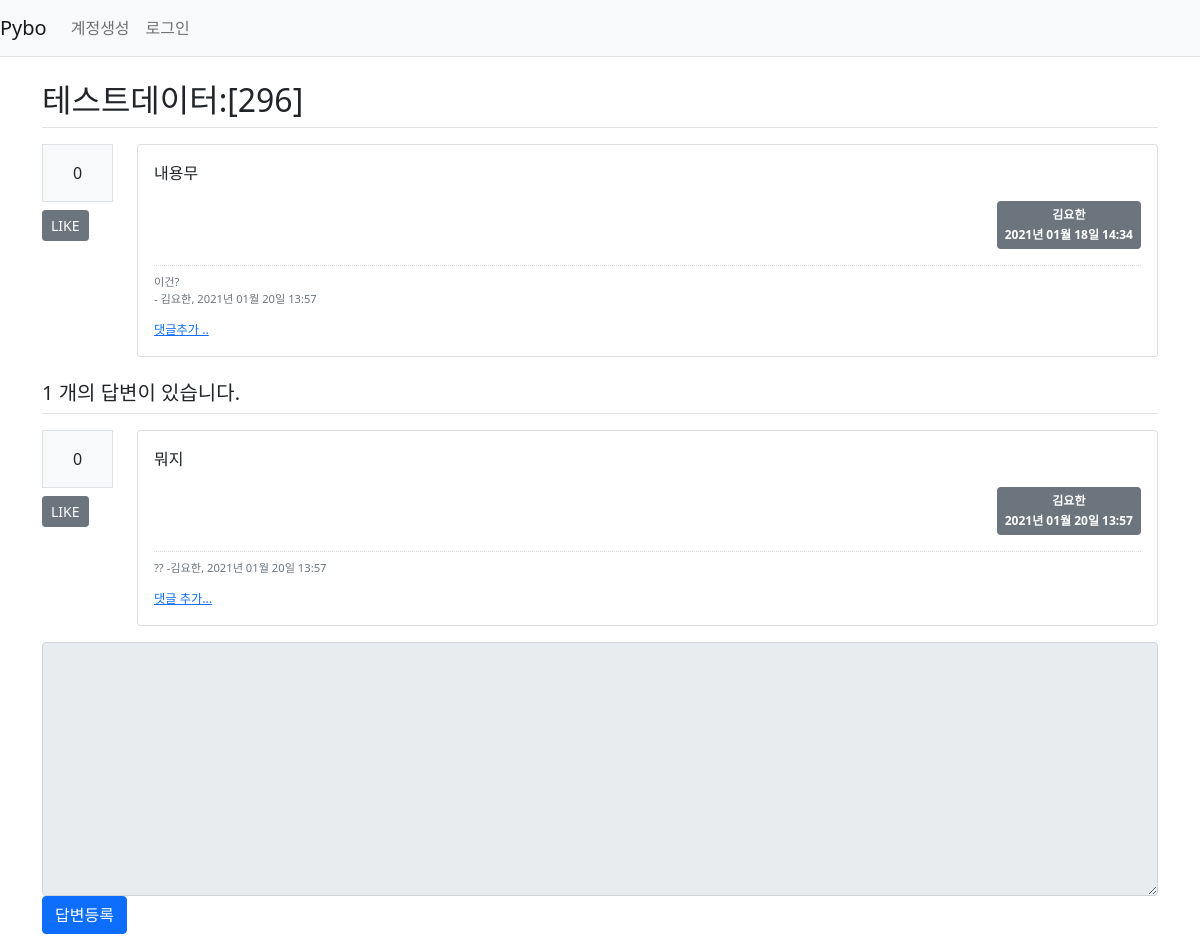
/question/detail/300/, run on the app's committed database.
### pybo/models.py (models this page shows)
class Question(db.Model):
    id = db.Column(db.Integer, primary_key=True)
    subject = db.Column(db.String(200), nullable=False)
    content = db.Column(db.Text(), nullable=False) # 글자수 제한없음 Text
    create_date = db.Column(db.DateTime(), nullable=False)
    user_id = db.Column(db.Integer, db.ForeignKey(
        'user.id', ondelete='CASCADE'), nullable=False) # server_default='1')
    user = db.relationship('User', backref=db.backref('question_set'))
    modify_date = db.Column(db.DateTime(), nullable=True)
    voter = db.relationship('User', secondary=question_voter, backref=db.backref('question_voter_set'))

class User(db.Model):
    id = db.Column(db.Integer, primary_key=True)
    username = db.Column(db.String(150), unique=True, nullable=False)
    password = db.Column(db.String(200), nullable=False)
    email = db.Column(db.String(120), unique=True, nullable=False)

class Comment(db.Model):
    id = db.Column(db.Integer, primary_key=True)
    user_id = db.Column(db.Integer, db.ForeignKey(
        'user.id', ondelete='CASCADE'), nullable=False)
    user = db.relationship('User', backref=db.backref('comment_set'))
    content = db.Column(db.Text(), nullable=False)
    create_date = db.Column(db.DateTime(), nullable=False)
    modify_date = db.Column(db.DateTime())
    question_id = db.Column(db.Integer, db.ForeignKey(
        'question.id', ondelete='CASCADE'), nullable=True)
    question = db.relationship('Question', backref=db.backref('comment_set'))
    answer_id = db.Column(db.Integer, db.ForeignKey(
        'answer.id', ondelete='CASCADE'), nullable=True)
    answer = db.relationship('Answer', backref=db.backref('comment_set'))

class Answer(db.Model):
    id = db.Column(db.Integer, primary_key=True )
    question_id = db.Column(db.Integer, db.ForeignKey('question.id', ondelete='CASCADE'))
    question = db.relationship('Question', backref=db.backref('answer_set', ))
    content = db.Column(db.Text(), nullable=False)
    create_date = db.Column(db.DateTime(), nullable=False)
    user_id = db.Column(db.Integer, db.ForeignKey(
        'user.id', ondelete='CASCADE'), nullable=False)
    user = db.relationship('User', backref=db.backref('answer_set'))
    modify_date = db.Column(db.DateTime(), nullable=True)
    voter = db.relationship('User', secondary=answer_voter, backref=db.backref('answer_voter_set'))

### pybo/views/question_views.py (the view)
@bp.route('/detail/<int:question_id>/')
def detail(question_id):
    form = AnswerForm()
    question = Question.query.get_or_404(question_id)
    return render_template('questions/question_detail.html', question=question, form=form)

### pybo/forms.py
class AnswerForm(FlaskForm):
    content = TextAreaField('내용', validators=[DataRequired(' 내용은 필수 입력 항목입니다. ')])

### pybo/filter.py (called while the page is built)
def format_datetime(value, fmt='%Y년 %m월 %d일 %H:%M'):
    return value.strftime(fmt)

### pybo/views/auth_views.py (called while the page is built)
@bp.before_app_request
def load_logged_in_user():
    user_id = session.get('user_id')
    if user_id is None:
        g.user = None
    else:
        g.user = User.query.get(user_id)

### pybo/templates/questions/question_detail.html (shortened to what this page needs)
{% extends 'base.html' %}
{% block content %}
<div class="container my-3">
    <h2 class="border-bottom py-2">{{ question.subject }}</h2>
    <div class="row my-3">
        <div class="col-1">
            <div class="bg-light text-center p-3 border font-weight-bolder mb-1">
                {{ question.voter|length }} </div>
            <a href="#" data-uri="{{ url_for('vote.question', question_id=question.id) }}"
                class="recommend btn btn-sm btn-secondary btn-block my-1"> LIKE </a>
        </div>
        <div class="col-11">
            <div class="card">
                <div class="card-body">
                    <div class="card-text">{{ question.content|markdown }}</div>
                        <div class="d-flex justify-content-end">
                            <span class="badge bg-secondary p-2 text-left">
                                <div class="mb-2">{{ question.user.username }}</div>
                                <div>{{ question.create_date|datetime }}</div>
                            </span>
                        </div>
                        {% if question.comment_set|length > 0 %}
                        <div class="mt-3">
                            {% for comment in question.comment_set %}
                                <div class="comment py-2 text-muted">
                                    <span style="white-space: pre-line;">{{ comment.content }}</span>
                                    <span>
                                        - {{ comment.user.username }}, {{ comment.create_date|datetime }}
                                    </span>
                                </div>
                                {% endfor %}
                                </div>
                                {% endif %}
                                <div>
                                    <a href="{{ url_for('comment.create_question',
                                    question_id=question.id) }}" class="small"><small>댓글추가 ..</small></a>
                                </div>
                    </div>
                </div>
            </div>
        </div>
        <h5 class="border-bottom my-3 py-2">{{ question.answer_set|length }} 개의 답변이 있습니다.</h5>
        {% for answer in question.answer_set %}
        <div class="row my-3">
            <div class="col-1">
                <div class="bg-light text-center p-3 border font-weight-bolder mb-1">
                    {{ answer.voter|length }}
                </div>
                <a href="#" data-uri="{{ url_for('vote.answer', answer_id=answer.id) }}"
                class="recommend btn btn-sm btn-secondary btn-block my-1">LIKE</a>
            </div>
            <div class="col-11">
                <div class="card">
                    <div class="card-body">
                        <div class="card-text">{{ answer.content|markdown }}</div>
                            <div class="d-flex justify-content-end">
                                <span class="badge bg-secondary p-2 text-left">
                                    <div class="mb-2">{{ answer.user.username }}</div>
                                    <div>{{ answer.create_date|datetime }}</div>
                                </span>
                            </div>
                    {% if answer.comment_set|length > 0 %}
                    <div class="mt-3">
                        {% for comment in answer.comment_set %}
                            <div class="comment py-2 text-muted">
                                <span style="white-space:pre-line;">{{ comment.content }}</span>
                                <span>
                                    -{{ comment.user.username}}, {{ comment.create_date|datetime }}
                                </span>
                            </div>
                        {% endfor %}
                    </div>
                    {% endif %}
                    <div>
                        <a href="{{ url_for('comment.create_answer', answer_id=answer.id)}}"
                        class="small"><small>댓글 추가...</small></a>
                    </div>
                    </div>
                </div>
            </div>
        </div>
    {% endfor %}
    <form action="{{ url_for('answer.create', question_id=question.id) }}" method="post" class="my-3">
        <div class="form-group">
            <textarea {% if not g.user %}disabled{% endif %} name="content" id="content" class="form-control" rows="10" ></textarea>
        </div>
        <input type="submit" value="답변등록" class="btn btn-primary">
    </form>
</div>
{% endblock %}

### pybo/static/style.css (style rules this page uses)
.comment { border-top:dotted 1px #ddd; font-size:0.7em; }

### data on the page
Question: subject "테스트데이터:[296]", content "내용무", create_date "2021년 01월 18일 14:34"
User: user.username "김요한"
Comment: content "이건?", user.username "김요한", create_date "2021년 01월 20일 13:57"
Answer: voter|length "0", content "뭐지", user.username "김요한", create_date "2021년 01월 20일 13:57"
Comment: content "??", user.username "김요한", create_date "2021년 01월 20일 13:57"

### other printed values
{{ question.voter|length }} "0"
{{ question.answer_set|length }} "1"
